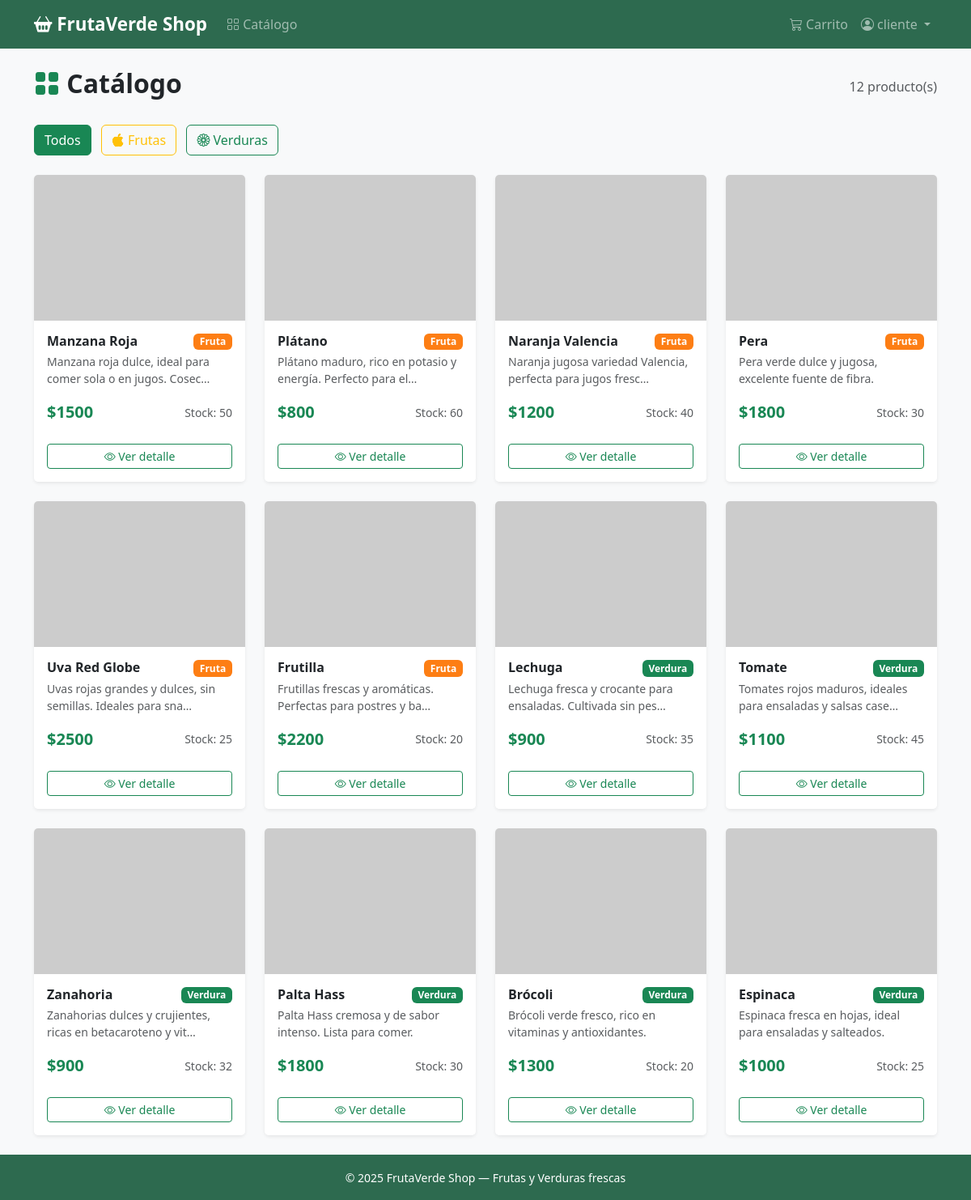
Screenshot of /catalogo/ (signed in) with the database file from the repository.
### store/models.py (models this page shows, shortened)
class Product(models.Model):
    CATEGORY_CHOICES = [
        ('fruta', 'Fruta'),
        ('verdura', 'Verdura'),
    ]
    name = models.CharField(max_length=100)
    description = models.TextField(blank=True)
    price = models.DecimalField(max_digits=10, decimal_places=0)
    stock = models.PositiveIntegerField(default=0)
    category = models.CharField(max_length=20, choices=CATEGORY_CHOICES, default='fruta')
    image_url = models.URLField(blank=True)
    active = models.BooleanField(default=True)

### store/views.py (the view)
# urls.py: path('catalogo/', views.catalog, name='catalog'),
@login_required
def catalog(request):
    category = request.GET.get('category', '')
    products = Product.objects.filter(active=True)
    if category in ['fruta', 'verdura']:
        products = products.filter(category=category)
    cart_count = 0
    if hasattr(request.user, 'cart'):
        cart_count = request.user.cart.get_item_count()
    return render(request, 'store/catalog.html', {
        'products': products,
        'selected_category': category,
        'cart_count': cart_count,
    })

### store/models.py (called while the page is built)
    def get_item_count(self):
        return sum(item.quantity for item in self.items.all())

### store/templates/store/catalog.html (shortened to what this page needs)
{% extends 'store/base.html' %}
{% block content %}
<div class="d-flex justify-content-between align-items-center mb-4">
    <h2 class="fw-bold"><i class="bi bi-grid-fill text-success"></i> Catálogo</h2>
    <span class="text-muted">{{ products|length }} producto(s)</span>
</div>
<div class="mb-4">
    <a href="{% url 'catalog' %}" class="btn {% if not selected_category %}btn-success{% else %}btn-outline-success{% endif %} me-2">
        Todos
    </a>
    <a href="{% url 'catalog' %}?category=fruta" class="btn {% if selected_category == 'fruta' %}btn-warning{% else %}btn-outline-warning{% endif %} me-2">
        <i class="bi bi-apple"></i> Frutas
    </a>
    <a href="{% url 'catalog' %}?category=verdura" class="btn {% if selected_category == 'verdura' %}btn-success{% else %}btn-outline-success{% endif %}">
        <i class="bi bi-flower1"></i> Verduras
    </a>
</div>
{% if products %}
<div class="row row-cols-1 row-cols-sm-2 row-cols-md-3 row-cols-lg-4 g-4">
    {% for product in products %}
    <div class="col">
        <div class="card h-100 card-product border-0 shadow-sm">
            {% if product.image_url %}
            <img src="{{ product.image_url }}" class="card-img-top" alt="{{ product.name }}"
                 style="height:180px; object-fit:cover;" onerror="this.src='https://placehold.co/300x180/e9ecef/6c757d?text={{ product.name }}'">
            {% else %}
            <div class="card-img-top bg-light d-flex align-items-center justify-content-center" style="height:180px;">
                <i class="bi bi-image text-muted" style="font-size:3rem;"></i>
            </div>
            {% endif %}
            <div class="card-body">
                <div class="d-flex justify-content-between align-items-start mb-1">
                    <h6 class="card-title fw-bold mb-0">{{ product.name }}</h6>
                    <span class="badge badge-category-{{ product.category }} ms-1">{{ product.get_category_display }}</span>
                </div>
                <p class="card-text text-muted small">{{ product.description|truncatechars:60 }}</p>
                <div class="d-flex justify-content-between align-items-center mt-auto">
                    <span class="fw-bold text-success fs-5">${{ product.price }}</span>
                    <small class="text-muted">Stock: {{ product.stock }}</small>
                </div>
            </div>
            <div class="card-footer bg-white border-0 pb-3">
                <a href="{% url 'product_detail' product.pk %}" class="btn btn-outline-success btn-sm w-100">
                    <i class="bi bi-eye"></i> Ver detalle
                </a>
            </div>
        </div>
    </div>
    {% endfor %}
</div>
{% else %}
<div class="text-center py-5">
    <i class="bi bi-inbox text-muted" style="font-size:4rem;"></i>
    <p class="text-muted mt-3">No hay productos disponibles.</p>
</div>
{% endif %}
{% endblock %}

### store/templates/store/base.html (shortened to what this page needs)
<!DOCTYPE html>
<html lang="es">
<head>
    <link href="https://cdn.jsdelivr.net/npm/bootstrap@5.3.3/dist/css/bootstrap.min.css" rel="stylesheet">
    <link href="https://cdn.jsdelivr.net/npm/bootstrap-icons@1.11.3/font/bootstrap-icons.min.css" rel="stylesheet">
</head>
<body>
{% if user.is_authenticated %}
<nav class="navbar navbar-expand-lg navbar-dark" style="background-color: #2d6a4f;">
    <div class="container">
        <a class="navbar-brand" href="{% url 'catalog' %}">
            <i class="bi bi-basket2-fill"></i> FrutaVerde Shop
        </a>
        <div class="collapse navbar-collapse" id="navMenu">
            <ul class="navbar-nav me-auto">
                <li class="nav-item">
                    <a class="nav-link" href="{% url 'catalog' %}"><i class="bi bi-grid"></i> Catálogo</a>
                </li>
            </ul>
            <ul class="navbar-nav">
                {% if not user.is_staff %}
                <li class="nav-item">
                    <a class="nav-link" href="{% url 'cart' %}">
                        <i class="bi bi-cart3"></i> Carrito
                    </a>
                </li>
                {% endif %}
                <li class="nav-item dropdown">
                    <a class="nav-link dropdown-toggle" href="#" data-bs-toggle="dropdown">
                        <i class="bi bi-person-circle"></i> {{ user.username }}
                    </a>
                </li>
            </ul>
        </div>
    </div>
</nav>
{% endif %}
<main class="container py-4">
    {% block content %}{% endblock %}
</main>
<footer class="py-3 mt-auto">
    <div class="container text-center">
        <small>&copy; 2025 FrutaVerde Shop — Frutas y Verduras frescas</small>
    </div>
</footer>
</body>
</html>

### store/templates/store/base.html (style rules this page uses)
html, body { height: 100%; }
body { background-color: #f8f9fa; display: flex; flex-direction: column; min-height: 100vh; }
main { flex: 1; }
.navbar-brand { font-weight: 700; font-size: 1.4rem; }
.card-product { transition: transform .2s; }
.badge-category-fruta { background-color: #fd7e14; }
.badge-category-verdura { background-color: #198754; }
footer { background-color: #2d6a4f; color: white; }

### rows the page displays
Product: name "Manzana Roja", category "Fruta", description "Manzana roja dulce, ideal para comer sola o en jugos. Cosec…", price "1500", stock "50"
Product: name "Plátano", category "Fruta", description "Plátano maduro, rico en potasio y energía. Perfecto para el…", price "800", stock "60"
Product: name "Naranja Valencia", category "Fruta", description "Naranja jugosa variedad Valencia, perfecta para jugos fresc…", price "1200", stock "40"
Product: name "Pera", category "Fruta", description "Pera verde dulce y jugosa, excelente fuente de fibra.", price "1800", stock "30"
Product: name "Uva Red Globe", category "Fruta", description "Uvas rojas grandes y dulces, sin semillas. Ideales para sna…", price "2500", stock "25"
Product: name "Frutilla", category "Fruta", description "Frutillas frescas y aromáticas. Perfectas para postres y ba…", price "2200", stock "20"
Product: name "Lechuga", category "Verdura", description "Lechuga fresca y crocante para ensaladas. Cultivada sin pes…", price "900", stock "35"
Product: name "Tomate", category "Verdura", description "Tomates rojos maduros, ideales para ensaladas y salsas case…", price "1100", stock "45"
Product: name "Zanahoria", category "Verdura", description "Zanahorias dulces y crujientes, ricas en betacaroteno y vit…", price "900", stock "32"
Product: name "Palta Hass", category "Verdura", description "Palta Hass cremosa y de sabor intenso. Lista para comer.", price "1800", stock "30"
Product: name "Brócoli", category "Verdura", description "Brócoli verde fresco, rico en vitaminas y antioxidantes.", price "1300", stock "20"
Product: name "Espinaca", category "Verdura", description "Espinaca fresca en hojas, ideal para ensaladas y salteados.", price "1000", stock "25"

### other values shown
{{ user.username }} "cliente"
{{ products|length }} "12"
